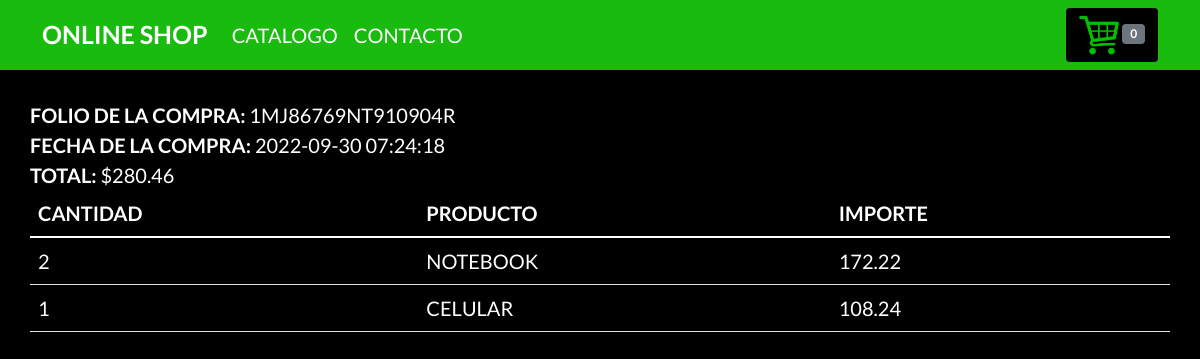
Screenshot of /completado.php?key=1MJ86769NT910904R with the database file from the repository.
### tables this page shows
CREATE TABLE `compra` (
  `id` int(11) NOT NULL,
  `id_transaccion` varchar(20) NOT NULL,
  `fecha` datetime NOT NULL,
  `estado` varchar(20) NOT NULL,
  `email` varchar(60) NOT NULL,
  `id_cliente` varchar(20) NOT NULL,
  `total` decimal(10,2) NOT NULL
);

CREATE TABLE `detalles_compra` (
  `id` int(11) NOT NULL,
  `id_compra` int(11) NOT NULL,
  `id_producto` int(11) NOT NULL,
  `nombre` varchar(200) NOT NULL,
  `precio` decimal(10,2) NOT NULL,
  `cantidad` int(11) NOT NULL
);

### config/config.php (called while the page is built, shortened)
<?php
  $num_cart = 0;
?>

### completado.php (the view, shortened to what this page needs)
<?php
  require 'config/config.php';
  $db = new Database();
  $con= $db->conectar();
  $id_transaccion = isset($_GET['key']) ? $_GET['key'] : '0';
  $error = '';
  if ($id_transaccion == '0') {
    $error= 'Error al procesar la peticion';
  }else {
    $sql = $con->prepare("SELECT count(id) FROM compra WHERE id_transaccion=? AND estado=?");
    $sql->execute([$id_transaccion, 'COMPLETED']);
    if ($sql->fetchColumn() > 0) {
      $sql = $con->prepare("SELECT id, fecha, email, total FROM compra WHERE id_transaccion=? AND estado=? LIMIT 1");
      $sql->execute([$id_transaccion, 'COMPLETED']);
      $row = $sql->fetch(PDO::FETCH_ASSOC);
      $id_Compra = $row['id'];
      $total = $row['total'];
      $fecha = $row['fecha'];
      $sql_det = $con->prepare("SELECT nombre, precio, cantidad FROM detalles_compra WHERE id_compra = ?");
      $sql_det->execute([$id_Compra]);
    }else {
      $error = 'Error al comprobar la compra';
    }
  }
?>
<!DOCTYPE html>
<html lang="en" dir="ltr">
  <head>
    <link href="https://cdn.jsdelivr.net/npm/bootstrap@5.1.3/dist/css/bootstrap.min.css" rel="stylesheet">
    <link rel="stylesheet" href="css/estilos.css">
  </head>
  <body>
    <header>
      <div class="navbar navbar-expand-lg navbarshop">
        <div class="container">
          <a href="index.php" class="navbar-brand">
            <strong>Online Shop</strong>
          </a>
          <div class="collapse navbar-collapse " id="navbarHeader">
            <ul class="navbar-nav me-auto mb-2 mb-lg-0">
              <li class="nav-item">
                <a href="#" class="nav-link active">catalogo</a>
              </li>
              <li class="nav-item">
                <a href="#" class="nav-link">contacto</a>
              </li>
            </ul>
            <a href="checkout.php" class="btn btn-negashop">
              <img class="carrito" src="img-logic/carrito.png" alt=""> <span id="num_cart" class="badge bg-secondary"><?php echo $num_cart; ?></span>
            </a>
          </div>
        </div>
      </div>
    </header>
    <main>
      <div class="container">
        <?php if (strlen($error) > 0) { ?>
          <div class="row">
            <div class="col">
              <h3><?php echo $error; ?></h3>
            </div>
          </div>
      <?php  }else{ ?>
        <div class="row">
          <div class="col">
            <b>Folio de la compra: </b><?php echo $id_transaccion; ?><br>
            <b>fecha de la compra: </b><?php echo $fecha; ?><br>
            <b>total: </b><?php echo MONEDA. number_format($total, 2, '.', ','); ?><br>
          </div>
        </div>
        <div class="row">
          <div class="col">
            <table class="table">
              <thead>
                <tr>
                  <th>cantidad</th>
                  <th>producto</th>
                  <th>importe</th>
                </tr>
              </thead>
              <tbody>
                <?php while ($row_det = $sql_det->fetch(PDO::FETCH_ASSOC)) {
                  $importe = $row_det['precio'] * $row_det['cantidad'];
                  ?>
                  <tr>
                    <td><?php echo $row_det['cantidad']; ?></td>
                    <td><?php echo $row_det['nombre']; ?></td>
                    <td><?php echo $importe; ?></td>
                  </tr>
                <?php } ?>
              </tbody>
            </table>
          </div>
        </div>
      <?php } ?>
      </div>
      </main>
  </body>
</html>

### css/estilos.css (style rules this page uses)
body { font-family: 'Lato', sans-serif; text-transform: uppercase; font-size: 20px; background: black; color: white; }
main > .container { padding: 30px 0; }
.navbarshop { background: #18bb0e; }
.navbarshop a { color: white; }
.navbarshop strong { font-size: 25px; }
.btn-negashop { text-transform: uppercase; background: black; color: white; }
.carrito { width: 40px; height: 40px; }
.btn-negashop img { filter: invert(0.4) sepia(1) hue-rotate(49deg) saturate(1000%); }
.table { color: white; }

### rows the page displays
compra: fecha "2022-09-30 07:24:18", total "280.46"
detalles_compra: cantidad "2", nombre "NOTEBOOK", importe "172.22"
detalles_compra: cantidad "1", nombre "CELULAR", precio "108.24"

### other values shown
$num_cart "0"
$id_transaccion "1MJ86769NT910904R"
MONEDA "$"
